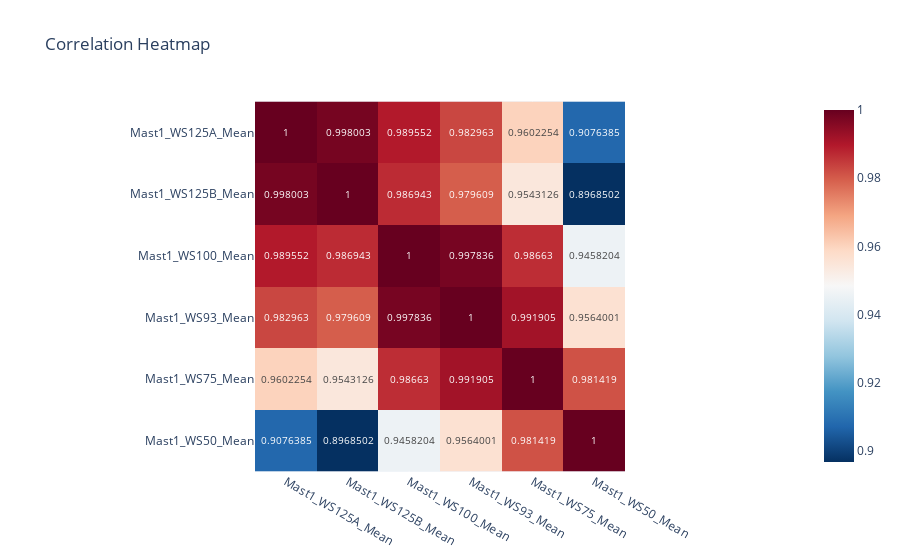

Write notebook code for a chart like this one.
### Code cell
fig = px.imshow(x1, 
                text_auto=True,  # Display values on heatmap
                color_continuous_scale='RdBu_r',
                title='Correlation Heatmap')

# Show the heatmap
fig.show()

### Figure 1 — Plotly figure (JSON) as saved in the notebook; plotly's stock layout.template omitted (floating-point values rounded to 4 significant figures)
{"data": [{"coloraxis": "coloraxis", "hovertemplate": "x: %{x}<br>y: %{y}<br>color: %{z}<extra></extra>", "name": "0", "texttemplate": "%{z}", "type": "heatmap", "x": ["Mast1_WS125A_Mean", "Mast1_WS125B_Mean", "Mast1_WS100_Mean", "Mast1_WS93_Mean", "Mast1_WS75_Mean", "Mast1_WS50_Mean"], "xaxis": "x", "y": ["Mast1_WS125A_Mean", "Mast1_WS125B_Mean", "Mast1_WS100_Mean", "Mast1_WS93_Mean", "Mast1_WS75_Mean", "Mast1_WS50_Mean"], "yaxis": "y", "z": [[1, 0.998, 0.9896, 0.983, 0.9602, 0.9076], [0.998, 1, 0.9869, 0.9796, 0.9543, 0.8969], [0.9896, 0.9869, 1, 0.9978, 0.9866, 0.9458], [0.983, 0.9796, 0.9978, 1, 0.9919, 0.9564], [0.9602, 0.9543, 0.9866, 0.9919, 1, 0.9814], [0.9076, 0.8969, 0.9458, 0.9564, 0.9814, 1]]}], "layout": {"coloraxis": {"colorscale": [[0, "rgb(5,48,97)"], [0.1, "rgb(33,102,172)"], [0.2, "rgb(67,147,195)"], [0.3, "rgb(146,197,222)"], [0.4, "rgb(209,229,240)"], [0.5, "rgb(247,247,247)"], [0.6, "rgb(253,219,199)"], [0.7, "rgb(244,165,130)"], [0.8, "rgb(214,96,77)"], [0.9, "rgb(178,24,43)"], [1, "rgb(103,0,31)"]]}, "title": {"text": "Correlation Heatmap"}, "xaxis": {"anchor": "y", "constrain": "domain", "domain": [0, 1], "scaleanchor": "y"}, "yaxis": {"anchor": "x", "autorange": "reversed", "constrain": "domain", "domain": [0, 1]}}}
